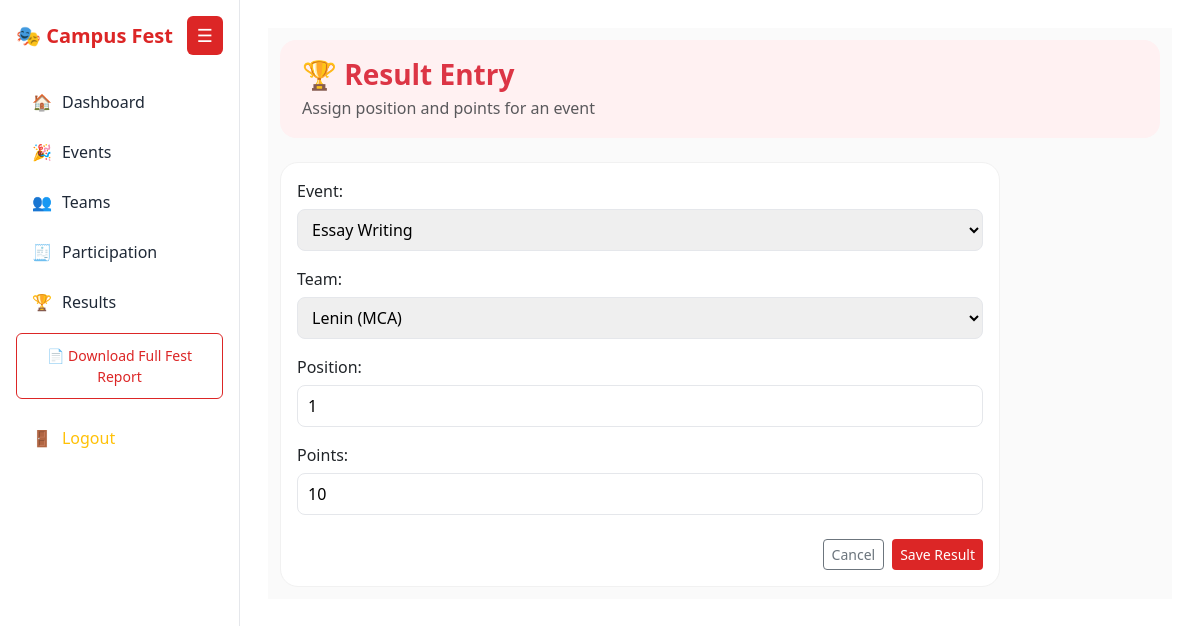
/ad/results/5/edit/ (signed in), run on the app's committed database.
### app/models.py (models this page shows, shortened)
class Result(models.Model):
    event = models.ForeignKey(
        Event,
        on_delete=models.CASCADE,
        related_name='results'
    )
    team = models.ForeignKey(
        Team,
        on_delete=models.CASCADE,
        related_name='results'
    )
    position = models.PositiveIntegerField()
    points = models.PositiveIntegerField(default=0)
    class Meta:
        unique_together = ('event', 'team')
        ordering = ['position']

### app/views.py (the view)
# urls.py: path('ad/results/<int:result_id>/edit/', views.result_edit, name='result_edit'),
@login_required
def result_edit(request, result_id):
    result = get_object_or_404(Result, id=result_id)
    if request.method == 'POST':
        form = ResultForm(request.POST, instance=result)
        if form.is_valid():
            form.save()
            messages.success(request, "Result updated successfully")
            return redirect('result_list')
    else:
        form = ResultForm(instance=result)
    return render(request, 'result_form.html', {'form': form})

### app/forms.py (shortened to what this page needs)
class ResultForm(forms.ModelForm):
    class Meta:
        model = Result
        fields = [
            'event',
            'team',
            'position',
            'points',
        ]

### app/models.py (called while the page is built)
    def __str__(self):
        return self.name

    def __str__(self):
        return f"{self.team_name} ({self.department})"

### app/templates/result_form.html (shortened to what this page needs)
{% extends "base.html" %}
{% block content %}
<div class="container-fluid result-wrap">
    <div class="result-header mb-4">
        <h3 class="fw-semibold text-danger mb-1">🏆 Result Entry</h3>
        <p class="text-muted mb-0">Assign position and points for an event</p>
    </div>
    <div class="card result-card">
        <div class="card-body">
            <form method="post">
                <div class="result-fields">
                    {{ form.as_p }}
                </div>
                <div class="d-flex justify-content-end gap-2 mt-4">
                    <a href="{% url 'result_list' %}" class="btn btn-outline-secondary btn-sm">
                        Cancel
                    </a>
                    <button type="submit" class="btn btn-danger btn-sm">
                        Save Result
                    </button>
                </div>
            </form>
        </div>
    </div>
</div>
{% endblock %}

### app/templates/base.html (style rules this page uses)
:root { --red:#e11d48; --red-soft:#ffe4e6; --text:#1f2937; --muted:#6b7280; --border:#e5e7eb; --bg:#fafafa; }
body { background:var(--bg); font-family:'Segoe UI',sans-serif; color:var(--text); overflow-x:hidden; }

### app/templates/result_form.html (style rules this page uses)
:root { --red:#dc2626; --red-soft:#fff1f2; --border:#e5e7eb; }
.result-wrap { background:#fafafa; padding:12px; }
.result-header { background:var(--red-soft); padding:18px 22px; border-radius:16px; }
.result-card { background:#ffffff; border-radius:18px; border:1px solid #f1f1f1; max-width:720px; }
.result-fields p { margin-bottom:16px; }
.result-fields label { font-weight:500; margin-bottom:6px; display:block; }
.result-fields input, .result-fields select { width:100%; padding:8px 10px; border-radius:8px; border:1px solid var(--border); }
.btn-danger { background:var(--red); border:none; }

### data on the page
Result: event "Essay Writing", team "Lenin (MCA)", position "1", points "10"
